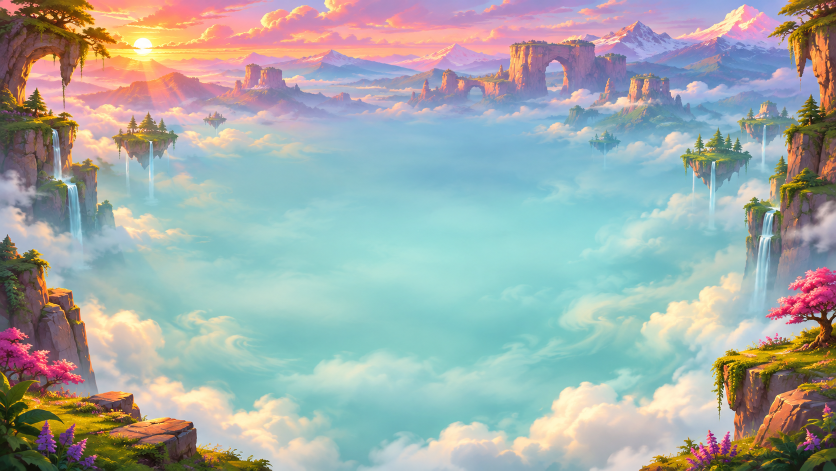
#> input picture tools/dragon-art/sources/sunset.png, 1672 x 941 px (shown at 1/2 size)
$ python settlement.py
#> lines starting #> are read from the running program, lines starting #| are printed output that depends on the picture; after the words box and inside, x2 and y2 are one past the last pixel; in counts of white or black regions, pixels touching at a corner belong together
"""Export the four full-resolution painting masters for the playable scene."""
from pathlib import Path
from PIL import Image
from tempfile import TemporaryDirectory
import re
import xml.etree.ElementTree as ET
import vtracer
import numpy as np
import cv2
from scipy.ndimage import distance_transform_edt

source=Path(__file__).resolve().parent/"sources"
out=source.parents[2]/"phagi/island/art/settlement"
out.mkdir(exist_ok=True)
Image.open(source/"sunset.png").save(out/"sunset.webp",lossless=True,method=6)

def compact_curve(path):
    # The tracer emits absolute integer cubic curves. Relative deltas are smaller.
    pieces=[];last=None
    for cmd,args in re.findall(r"([MCZ])([^MCZ]*)",path):
        coords=[round(float(value)) for value in args.split()]
        if cmd=="M":
            x,y=coords;pieces.append(f"M{x} {y}");last=None
        elif cmd=="C":
            data=" ".join(str(value-(x if i%2==0 else y)) for i,value in enumerate(coords))
            pieces.append((" " if last=="c" else "c")+data)
            x,y=coords[-2:];last="c"
        else:pieces.append("z");last=None
    return "".join(pieces).replace(" -","-")

def export_terrain():
    with TemporaryDirectory() as tmp:
        png,svg=Path(tmp)/"master.png",Path(tmp)/"traced.svg"
        im=Image.open(source/"plateau.png").convert("RGBA");im.thumbnail((1152,1152),Image.Resampling.LANCZOS)
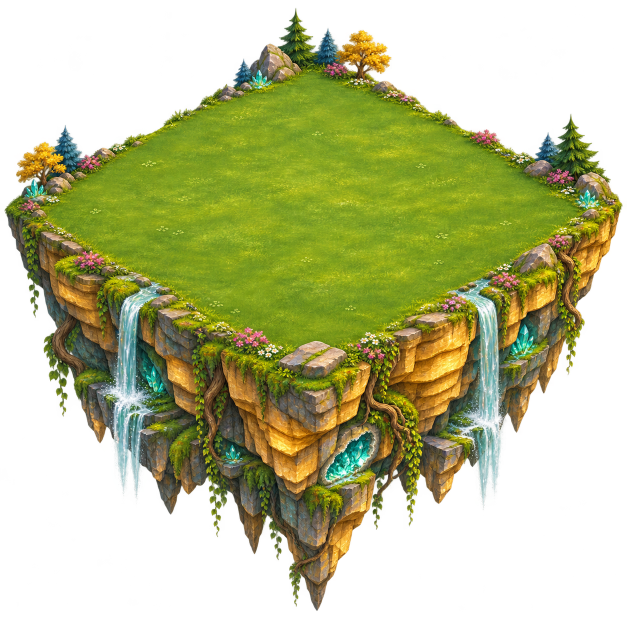
#> input picture tools/dragon-art/sources/plateau.png, 1254 x 1254 px (shown at 1/2 size)
#> in export_terrain, im is the input picture: PIL image 1254x1254 RGBA; mean R, G, B, A 70.1, 73.8, 26.3, 132.5
        rgba=np.asarray(im);mask=rgba[:,:,3]>130
#> after `mask = rgba[:, :, 3] > 130`:
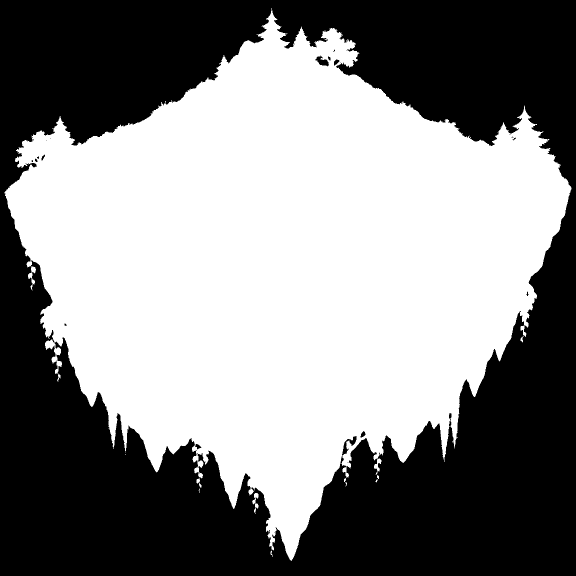
#> mask: shape (1152, 1152) bool (shown at 1/2 size); 52.6% white; 28 black regions (19 under 20 px)
        distance,nearest=distance_transform_edt(~mask,return_indices=True)
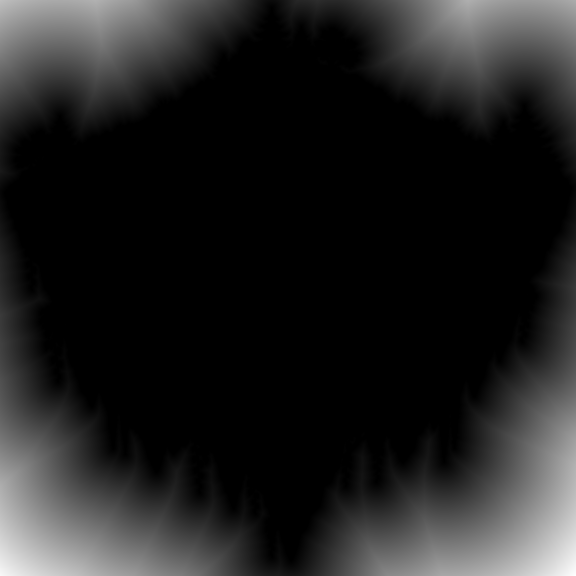
#> distance: shape (1152, 1152) float64 (shown at 1/2 size); min 0, max 348.1, mean 45.6; drawn with min black and max white
        # Trace opaque pigments up to the actual silhouette. Partially transparent
        # source pixels carry arbitrary RGB values and would leave colored fringes.
        rgb=rgba[nearest[0],nearest[1],:3].copy()
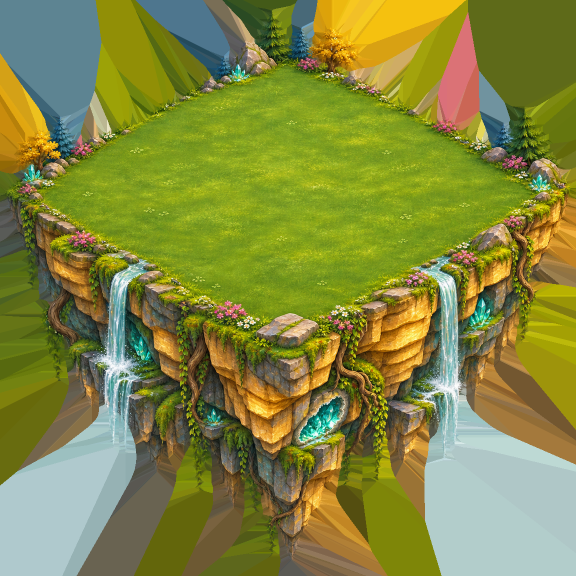
#> rgb: shape (1152, 1152, 3) (shown at 1/2 size); mean R, G, B 131.4, 136.3, 63.6
        rgb[distance>7]=(82,89,74)
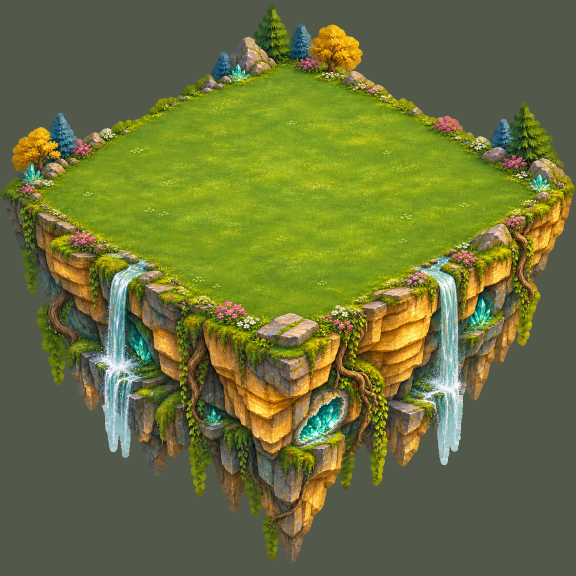
#> rgb: shape (1152, 1152, 3) (shown at 1/2 size); mean R, G, B 106.3, 113.2, 59
        Image.fromarray(rgb).save(png)
        contours,_=cv2.findContours(mask.astype("uint8"),cv2.RETR_LIST,cv2.CHAIN_APPROX_SIMPLE)
#> contours = 57 contours, 40 with area under 20; largest, box (x1, y1, x2, y2) and area: (9, 16, 1143, 1122) 694487, (630, 111, 659, 134) 335, (56, 532, 72, 569) 194, (504, 986, 517, 1028) 164, (748, 917, 763, 949) 152
        outline=[]
        for c in contours:
            xy=cv2.approxPolyDP(c,.7,True)[:,0,:]
            if len(xy)>2:outline.append("M"+" ".join(f"{x} {y}" for x,y in xy)+"z")
#> this loop made 57 passes
#> xy on passes 2, 4, 6, 7, 10, 12, 13, 14, 16, 17, 18, 19: [[548, 1065], [549, 1064], [550, 1065], [549, 1066]], [[550, 1054], [551, 1053], [552, 1054], [551, 1055]], [[399, 977], [397, 980], [399, 985], [398, 983]], [[507, 976], [508, 975], [509, 976], [508, 977]], [[754, 958], [751, 962], [752, 964], [754, 961]], [[497, 952], [498, 951], [500, 952], [499, 953]], [[754, 950], [754, 955], [757, 957], [757, 952]], [[694, 925], [695, 924], [697, 925], [696, 926]], [[393, 911], [394, 910], [395, 911], [394, 912]], [[250, 908], [251, 908]], [[250, 905]], [[697, 896], [698, 898], [696, 899], [695, 898]]
#> after the loop, outline = 52 items
        border="".join(outline)
        vtracer.convert_image_to_svg_py(str(png),str(svg),colormode="color",hierarchical="stacked",
            mode="spline",filter_speckle=2,color_precision=7,layer_difference=9,corner_threshold=55,
            length_threshold=3.5,max_iterations=12,splice_threshold=36,path_precision=0)
#> (this line was passed over: vtracer is not available in this run)
        lines=[f'<svg xmlns="http://www.w3.org/2000/svg" preserveAspectRatio="none" viewBox="0 0 {im.width} {im.height}"><defs><clipPath id="cliff"><path clip-rule="evenodd" d="{border}"/></clipPath></defs><g clip-path="url(#cliff)">']
        for el in ET.parse(svg).getroot():
            if not el.get("d"):continue
            d=compact_curve(el.get("d"))
            lines.append(f'<path fill="{el.get("fill")}" transform="{el.get("transform")}" d="{d}"/>')
#> after the loop, lines = 1 item
        (out/"plateau.svg").write_text("\n".join(lines+["</g></svg>"]))
#> (the run stopped early here; a loop or call above may not have finished)
